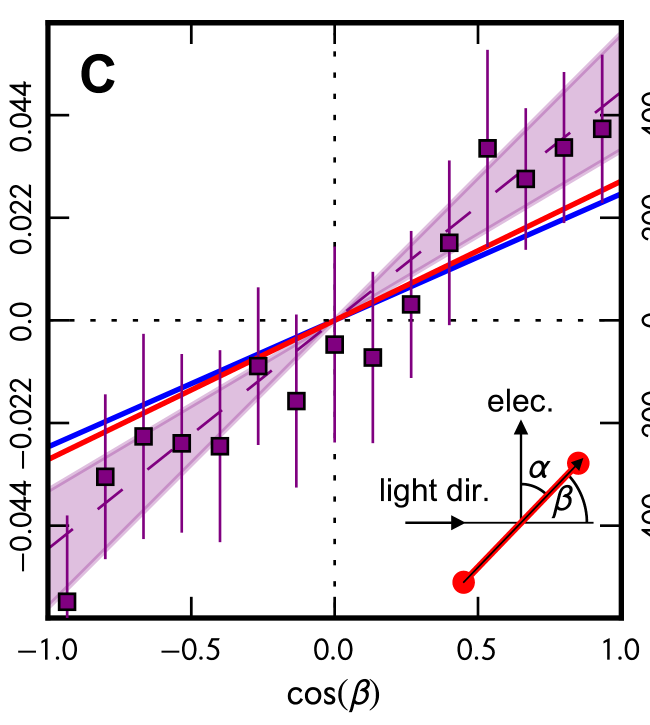
#> input picture docs/hyperfield/data/stage52/fig3c_600.png, 1300 x 1450 px (shown at 1/2 size)
$ python stage52_run.py
#> lines starting #> are read from the running program, lines starting #| are printed output that depends on the picture; after the words box and inside, x2 and y2 are one past the last pixel; in counts of white or black regions, pixels touching at a corner belong together
"""Stage 52: audit of the Stage 31 Grundmann et al. (Science 370, 339 (2020), arXiv:2010.08298v1) slope of 504.5 zs.
All inputs fetched 2026-11-25 (this session): arXiv PDF, Zenodo 10.5281/zenodo.3899920 Fig3_data.txt, NIST CODATA 2022 allascii.txt.
Steps: (1) recompute Eq.2 conversion; (2) digitize the paper's Fig.3C points + dashed fit from a 600 dpi render of p.11;
(3) refit the public histogram with several fit models; (4) compare per-row centres with the paper's points."""
import os, json, csv
import numpy as np
from PIL import Image
from scipy import ndimage
from scipy.optimize import curve_fit
ROOT = os.path.abspath(os.path.join(os.path.dirname(os.path.abspath(__file__)), '..'))
DD = os.path.join(ROOT, 'data', 'stage52')
# CITED: NIST CODATA 2022 allascii.txt (fetched this session)
HARTREE_EV = 27.211386245981; BOHR = 5.29177210544e-11; AU_T = 2.4188843265864e-17; C = 299792458.0; ALPHA_INV = 137.035999177; MEC2_EV = 0.51099895069e6
# CITED: arXiv:2010.08298v1 Fig.2/3 captions "Ee = (735+-15) eV", "R = (0.74 +- 0.02) A"; p.4 "800 eV"; SM "+-0.04 atomic units"
Ee, dEe, R_A, dR_A, Eph, dp0 = 735.0, 15.0, 0.74, 0.02, 800.0, 0.04
TAU_PAPER = 247.0     # CITED p.7 "the expected birth time delay was +-247 zs for R = 0.74 A"
RED_ZS, BAND_HW = 270.0, 120.0   # Stage 31 DIGITIZED (red model line, purple band half-width), carried over

out = {}
# ---- (1) conversion audit (DERIVED)
pe = np.sqrt(2 * Ee / HARTREE_EV)                  # nonrelativistic electron momentum, a.u.
pe_rel = np.sqrt(Ee**2 + 2 * Ee * MEC2_EV) / (HARTREE_EV * ALPHA_INV)   # relativistic pc / (Eh * alpha^-1) -> a.u.
vph = (Ee / HARTREE_EV) / pe                        # Eq.2 definition v_ph = Ee/pe
R_au = R_A * 1e-10 / BOHR
ZS = R_au / vph * AU_T * 1e21                       # zs per unit cos(alpha0), Eq.2
ZS_vg = R_au / pe * AU_T * 1e21                     # if group velocity v_g = pe/m were used
ZS_halfR = ZS / 2                                   # if R/2 were used
tauRc = R_A * 1e-10 / C * 1e21
# Eq.1-consistent light-travel slope in cos(alpha0) units: electron phase Ee*tau'/hbar (paper) vs photon phase Eph*tau'/hbar
s_alpha_Ee = (Ee / HARTREE_EV) / pe / ALPHA_INV     # = v_ph/c
s_alpha_Eph = (Eph / HARTREE_EV / ALPHA_INV) / pe   # = p_gamma/p_e
out['conversion'] = dict(pe_au=pe, pe_rel_au=pe_rel, rel_corr=pe_rel / pe - 1, vph_au=vph, vg_au=pe, zs_per_cos_alpha0=ZS,
                         zs_per_cos_alpha0_if_vg=ZS_vg, zs_per_cos_alpha0_if_halfR=ZS_halfR, dZS_from_Ee_frac=0.5 * dEe / Ee,
                         R_over_c_zs=tauRc, light_slope_cos_alpha0_Ee=s_alpha_Ee, light_slope_cos_alpha0_Eph=s_alpha_Eph,
                         light_slope_zs_equiv_Eph=s_alpha_Eph * ZS)

# ---- (2) digitize Fig.3C (600 dpi render of arXiv p.11, crop saved in data/stage52)
a = np.array(Image.open(os.path.join(DD, 'fig3c_600.png')).convert('RGB')).astype(int)
r, g, b = a[..., 0], a[..., 1], a[..., 2]
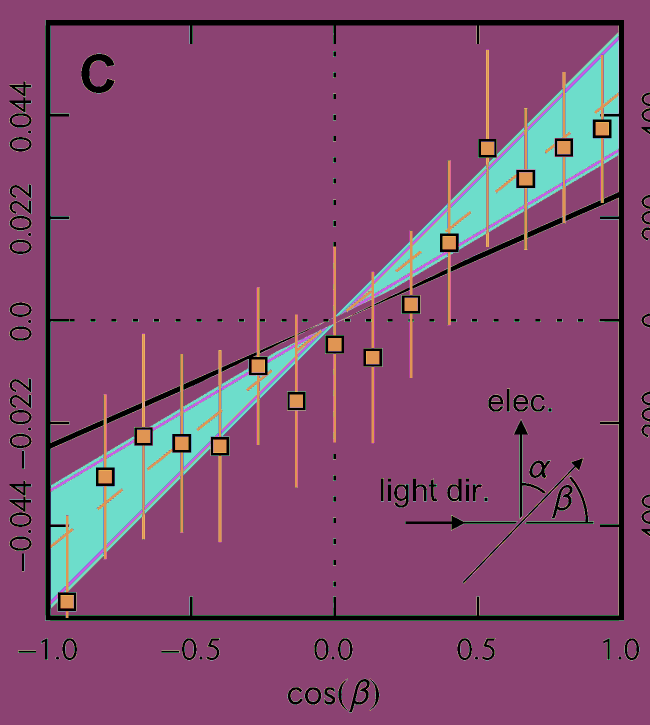
#> r: shape (1450, 1300) int64 (shown at 1/2 size); 194 distinct labels, from 0 to 255; one colour per label, 0 black
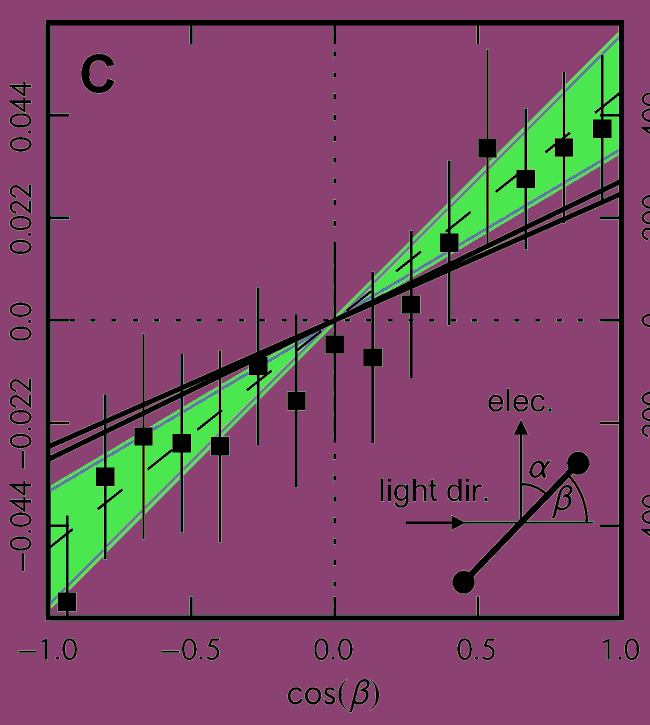
#> g: shape (1450, 1300) int64 (shown at 1/2 size); 191 distinct labels, from 0 to 255; one colour per label, 0 black
#> b: shape (1450, 1300) int64; 200 distinct labels, from 0 to 255
purp = (r > 100) & (r < 150) & (g < 30) & (b > 100) & (b < 150)
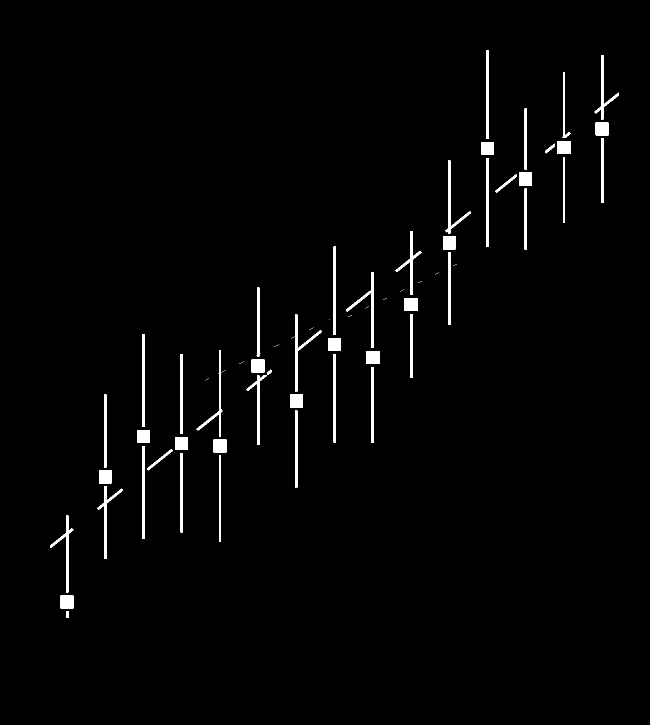
#> purp: shape (1450, 1300) bool (shown at 1/2 size); 1.8% white; 106 white regions (57 under 20 px), largest, box (x1, y1, x2, y2) and area: (589, 629, 644, 783) 1075, (692, 544, 748, 696) 1070, (101, 1031, 147, 1185) 1019
dark = a.sum(2) < 200
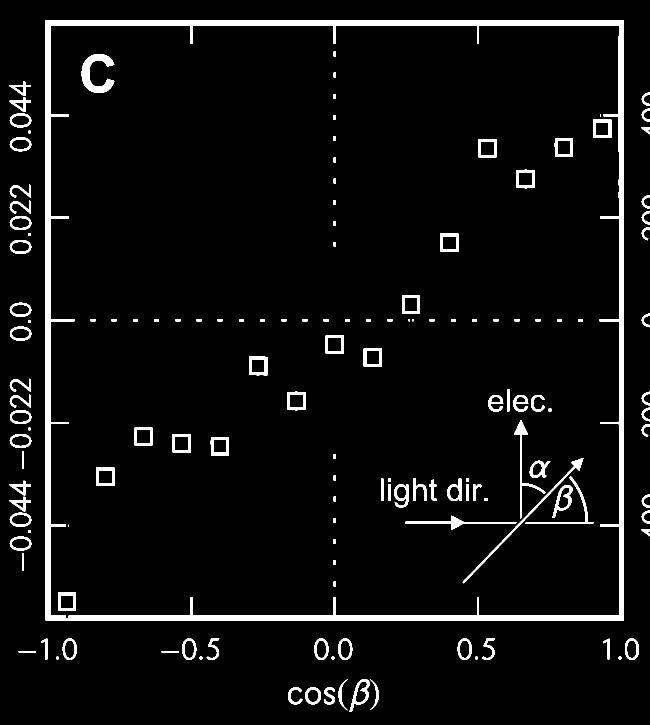
#> dark: shape (1450, 1300) bool (shown at 1/2 size); 5% white; 144 white regions (4 under 20 px), largest, box (x1, y1, x2, y2) and area: (91, 40, 1248, 1241) 50961, (163, 108, 229, 186) 2285, (925, 916, 1167, 1167) 1597
ticks = np.where(dark[:, 101:125].sum(1) >= 20)[0]
#> ticks = 45 values from 40 to 1240
tick_rows = [int(np.mean(grp)) for grp in np.split(ticks, np.where(np.diff(ticks) > 1)[0] + 1)][1:-1]   # drop frame rows
#> tick_rows = [230, 435, 640, 845, 1051]
lab, n = ndimage.label(purp)
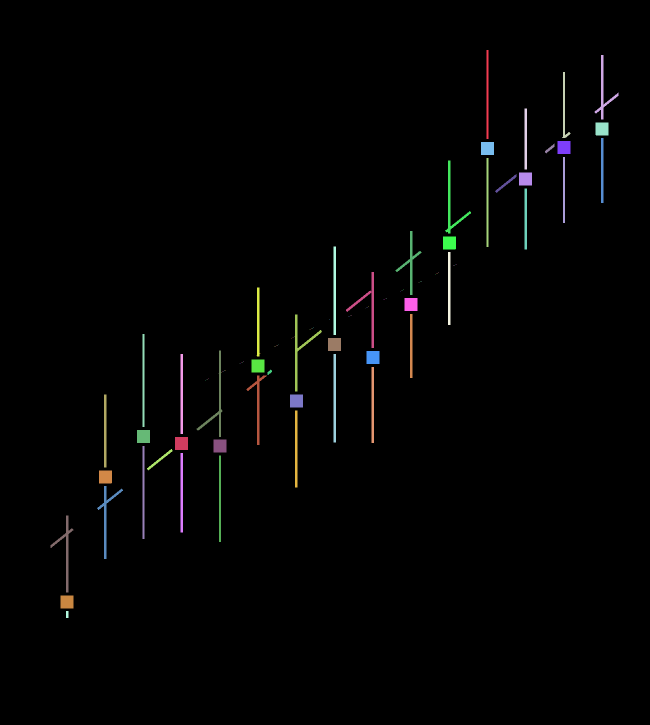
#> lab: shape (1450, 1300) int32 (shown at 1/2 size); 107 distinct labels, from 0 to 106; one colour per label, 0 black
#> n = 106
sq = []
for i in range(1, n + 1):
    ys, xs = np.where(lab == i)
    if 22 <= np.ptp(xs) <= 30 and 22 <= np.ptp(ys) <= 30: sq.append((xs.mean(), ys.mean()))
#> this loop made 106 passes
#> (ys, xs) on passes 20, 21, 22, 23, 25, 26, 27, 28, 29, 30, 31, 32: ([528], [912]), ([529], [910]), ([530], [908]), ([531], [906]), ([545], [877]), ([546], [875]), ([547], [873]), ([548], [871]), ([562], [842]), ([563], [840]), ([564], [838]), ([565], [836])
#> after the loop, sq = [(1203.5, 257.5), (1127.5, 294.5), (974.5, 296.5), (1050.5, 357.5), (898.5, 485.5), (821.5, 608.5), (668.5, 688.5), (745.5, 714.5), (515.5, 731.5), (592.5, 801.5), (286.5, 872.5), (362.5, 886.5), (439.5, 891.5), (210.5, 953.5), (133.5, 1203.5)]
sq = sorted(sq); assert len(sq) == 15
#> after `sq = sorted(sq)`: sq = [(133.5, 1203.5), (210.5, 953.5), (286.5, 872.5), (362.5, 886.5), (439.5, 891.5), (515.5, 731.5), (592.5, 801.5), (668.5, 688.5), (745.5, 714.5), (821.5, 608.5), (898.5, 485.5), (974.5, 296.5), (1050.5, 357.5), (1127.5, 294.5), (1203.5, 257.5)]
X = np.array([s[0] for s in sq]); Y = np.array([s[1] for s in sq])
#> after `X = np.array([s[0] for s in sq])`: X = [133.5, 210.5, 286.5, 362.5, 439.5, 515.5, 592.5, 668.5, 745.5, 821.5, 898.5, 974.5, 1050.5, 1127.5, 1203.5]
#> after `Y = np.array([s[1] for s in sq])`: Y = [1203.5, 953.5, 872.5, 886.5, 891.5, 731.5, 801.5, 688.5, 714.5, 608.5, 485.5, 296.5, 357.5, 294.5, 257.5]
x0 = (X[0] + X[-1]) / 2; sx = (X[-1] - X[0]) / (2 * 0.933333)
#> after `x0 = (X[0] + X[-1]) / 2`: x0 = 668.5
#> after `sx = (X[-1] - X[0]) / (2 * 0.933333)`: sx = 573.2
Y0 = tick_rows[2]; pz = (tick_rows[-1] - tick_rows[0]) / 4 / 200.0     # right axis: 200 zs per tick
#> after `Y0 = tick_rows[2]`: Y0 = 640
#> after `pz = (tick_rows[-1] - tick_rows[0]) / 4 / 200.0`: pz = 1.03
cb_d = (X - x0) / sx; tau_d = (Y0 - Y) / pz
#> after `cb_d = (X - x0) / sx`: cb_d = [-0.933, -0.799, -0.666, -0.534, -0.4, -0.267, -0.133, -1.62e-05, 0.134, 0.267, 0.401, 0.534, 0.666, 0.801, 0.933]
#> after `tau_d = (Y0 - Y) / pz`: tau_d = [-549.1, -305.5, -226.6, -240.2, -245.1, -89.16, -157.4, -47.26, -72.59, 30.69, 150.6, 334.7, 275.3, 336.7, 372.7]
ys, xs = np.where(purp); keep = np.ones(len(xs), bool)
for x, y in zip(X, Y): keep &= ~(np.abs(xs - x) <= 4); keep &= ~((np.abs(xs - x) <= 16) & (np.abs(ys - y) <= 16))
#> this loop made 15 passes
xs, ys = xs[keep], ys[keep]; keep = (xs > 105) & (xs < 1233) & (ys > 55) & (ys < 1228); xs, ys = xs[keep], ys[keep]
#> after `xs, ys = (xs[keep], ys[keep])`: xs = 3144 values, max 1236 at index 0, min 101 at index 3115, mean 652.1; ys = 3144 values from 185 to 1095
#> after `xs, ys = (xs[keep], ys[keep])`: xs = 3087 values, max 1232 at index 1, min 106 at index 3058, mean 652.8; ys = 3087 values from 189 to 1091
cbp = (xs - x0) / sx; tp = (Y0 - ys) / pz; m = np.ones(len(xs), bool)
#> after `cbp = (xs - x0) / sx`: cbp = 3087 values, max 0.983 at index 1, min -0.981 at index 3058, mean -0.0275
#> after `tp = (Y0 - ys) / pz`: tp = 3087 values, max 439.5 at index 0, min -439.5 at index 3085, mean -12.63
for _ in range(5):
    p = np.polyfit(cbp[m], tp[m], 1); res = tp - np.polyval(p, cbp); m = (np.abs(res) < 3 * np.std(res[m])) & (np.abs(res) < 40)
#> this loop made 5 passes
#> p on passes 1 to 5: [444.4, -0.416], [445.2, -0.405], [445.2, -0.421], [445.2, -0.421], [445.2, -0.421]
dash_slope, dash_icpt = p
#> dash_slope = 445.2; dash_icpt = -0.421
uw_origin_digitized = float(cb_d @ tau_d / (cb_d @ cb_d))
#> uw_origin_digitized = 445.3
out['digitized'] = dict(tick_rows_px=tick_rows, zs_per_px=1 / pz, cos_beta=cb_d.tolist(), tau_zs=tau_d.tolist(),
                        dashed_slope_zs=dash_slope, dashed_intercept_zs=dash_icpt, unweighted_origin_fit_of_points_zs=uw_origin_digitized)

# ---- (3) refit public histogram
#> (the run stopped early here; a loop or call above may not have finished)
